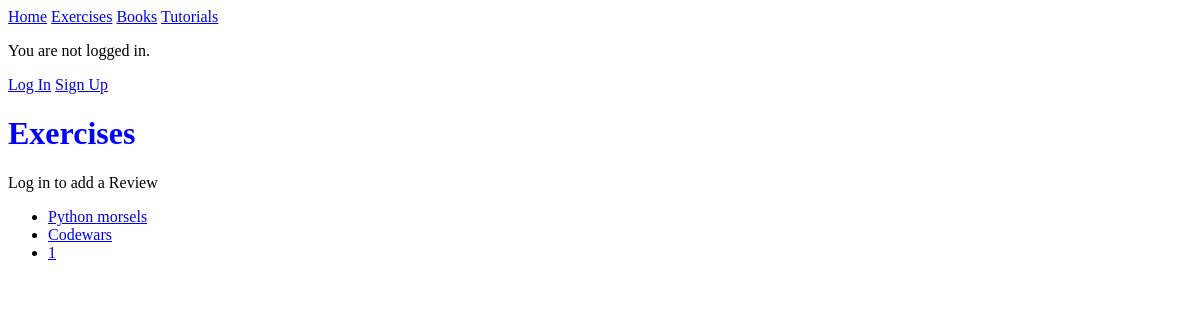
Page /exercises/ on the earlier database version.
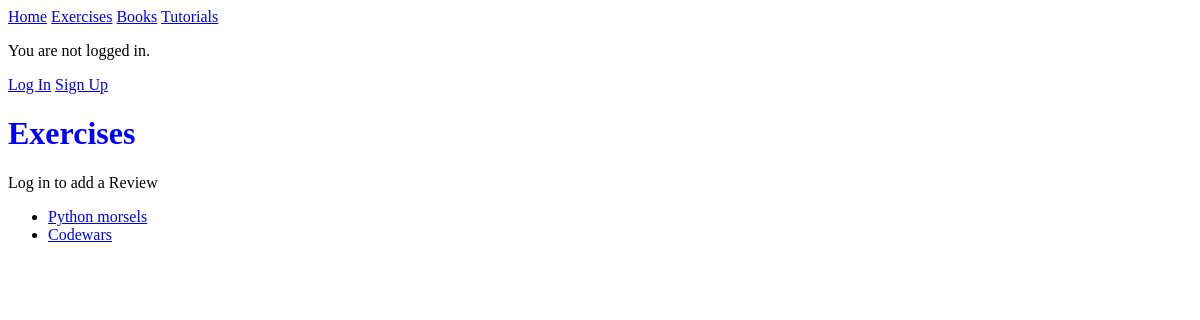
Same page on the later database version.
### exercises/models.py (models this page shows, shortened)
class ExercisesReview(models.Model):
    name = models.CharField(max_length=100, null=True)
    author = models.CharField(max_length=50, null=True)
    description = models.TextField()
    quality = models.CharField(max_length=10, null=True)
    difficulty = models.CharField(max_length=10, null=True)
    skill_level = models.CharField(max_length=10, null=True)

### exercises/views.py (the view)
# urls.py: path('', HomeListView.as_view(), name='books_index'),
class HomeListView(ListView):
    queryset = ExercisesReview.objects.all()            # Queryset Collection of items is fetched to a variable
    template_name = 'exercises.html'                    # This template will display all book reviews in a list
    model = ExercisesReview                             # Model which will be displayed in a List

### templates/exercises.html
{% extends "base.html" %}
{% block content %}
    <h1>Exercises</h1>
        {% if user.is_authenticated %}
            <p><a href="{% url 'exercises_create_review' %}">Add a Review</a></p>
        {% else %}
            <p>Log in to add a Review</p>
        {% endif %}
    <ul>
    {%  for review in object_list %}
        <li>
            <a href="{%  url 'exercises_detail' id=review.id %}">{{ review.name }}</a>
        </li>
    {%  endfor %}
    </ul>
{% endblock %}

Differences in the rows shown:
removed ExercisesReview: name "1"
